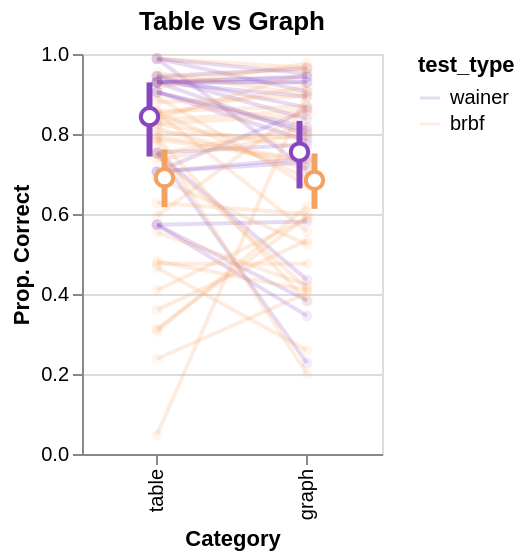

The cell this chart's notebook holds for it:
### Code cell
domain = ['table', 'graph']
color_domain = [ assessment_color_map['wainer'], assessment_color_map['brbf']]
test_domain = ['wainer', 'brbf']


chart = alt.Chart(
    table_graph_performance_means
).mark_line(opacity=0.2).encode(
    x='modality:N',
    y='value',
    detail='question_id',
    color=alt.Color('test_type', scale=alt.Scale(domain=test_domain, range=color_domain),)
)

point_plot = alt.Chart(
    table_graph_performance_means
).mark_circle(opacity=0.1).encode(
    x='modality:N',
    y='value',
    color=alt.Color('test_type',legend=None, scale=alt.Scale(domain=test_domain, range=color_domain)),
    size=alt.value(30)
)

offset_domain = [30, 45]

ci_point_plot =  alt.Chart(modality_ci_df).mark_line(strokeWidth=3, opacity=1).encode(
    x=alt.X('modality:N', title='Category', scale=alt.Scale(domain=domain)),
    y=alt.Y('mean:Q', title='Prop. Correct'),
    opacity=alt.value(1),
    xOffset=alt.XOffset('test_type', scale=alt.Scale(domain=test_domain, range=offset_domain)),
    color=alt.Color(
        'test_type', 
        scale=alt.Scale(domain=test_domain, range=color_domain),
        legend=None
    ),
) + alt.Chart(modality_ci_df).mark_rule(strokeWidth=3, opacity=1).encode(
    x=alt.X('modality:N'),
    y=alt.Y('ci_lower:Q'),
    y2='ci_upper:Q',
    xOffset=alt.XOffset('test_type', scale=alt.Scale(domain=test_domain, range=offset_domain)),
    color=alt.Color(
        'test_type', 
        scale=alt.Scale(domain=test_domain, range=color_domain),
        legend=None
    ),
    detail='modality'
) + alt.Chart(modality_ci_df).mark_point(filled=True, size=75, fill='white', strokeWidth=2).encode(
    x=alt.X('modality:N', title='Category', scale=alt.Scale(domain=domain)),
    y=alt.Y('mean:Q', title='Prop. Correct'),
    opacity=alt.value(1),
    xOffset=alt.XOffset('test_type', scale=alt.Scale(domain=test_domain, range=offset_domain)),
    stroke=alt.Color(
        'test_type', 
        scale=alt.Scale(domain=test_domain, range=color_domain),
        legend=None
    ),
    # detail='modality'
)

modality_plot = (chart + point_plot + ci_point_plot).resolve_scale(color='independent', xOffset='independent')
modality_plot = modality_plot.properties(width=150, height=200, title=f"Table vs Graph")
modality_plot.save("./figures/modality_performance.pdf")
modality_plot

### Figure 1 — Vega-Lite specification as saved in the notebook (floating-point values rounded to 4 significant figures)
{"config": {"view": {"continuousWidth": 300, "continuousHeight": 300}}, "layer": [{"mark": {"type": "line", "opacity": 0.2}, "encoding": {"color": {"field": "test_type", "scale": {"domain": ["wainer", "brbf"], "range": ["#8947BF", "#f4a261"]}, "type": "nominal"}, "detail": {"field": "question_id", "type": "nominal"}, "x": {"field": "modality", "type": "nominal"}, "y": {"field": "value", "type": "quantitative"}}}, {"mark": {"type": "circle", "opacity": 0.1}, "encoding": {"color": {"field": "test_type", "legend": null, "scale": {"domain": ["wainer", "brbf"], "range": ["#8947BF", "#f4a261"]}, "type": "nominal"}, "size": {"value": 30}, "x": {"field": "modality", "type": "nominal"}, "y": {"field": "value", "type": "quantitative"}}}, {"layer": [{"mark": {"type": "line", "opacity": 1, "strokeWidth": 3}, "encoding": {"color": {"field": "test_type", "legend": null, "scale": {"domain": ["wainer", "brbf"], "range": ["#8947BF", "#f4a261"]}, "type": "nominal"}, "opacity": {"value": 1}, "x": {"field": "modality", "scale": {"domain": ["table", "graph"]}, "title": "Category", "type": "nominal"}, "xOffset": {"field": "test_type", "scale": {"domain": ["wainer", "brbf"], "range": [30, 45]}, "type": "nominal"}, "y": {"field": "mean", "title": "Prop. Correct", "type": "quantitative"}}}, {"mark": {"type": "rule", "opacity": 1, "strokeWidth": 3}, "encoding": {"color": {"field": "test_type", "legend": null, "scale": {"domain": ["wainer", "brbf"], "range": ["#8947BF", "#f4a261"]}, "type": "nominal"}, "detail": {"field": "modality", "type": "nominal"}, "x": {"field": "modality", "type": "nominal"}, "xOffset": {"field": "test_type", "scale": {"domain": ["wainer", "brbf"], "range": [30, 45]}, "type": "nominal"}, "y": {"field": "ci_lower", "type": "quantitative"}, "y2": {"field": "ci_upper"}}}, {"mark": {"type": "point", "fill": "white", "filled": true, "size": 75, "strokeWidth": 2}, "encoding": {"opacity": {"value": 1}, "stroke": {"field": "test_type", "legend": null, "scale": {"domain": ["wainer", "brbf"], "range": ["#8947BF", "#f4a261"]}, "type": "nominal"}, "x": {"field": "modality", "scale": {"domain": ["table", "graph"]}, "title": "Category", "type": "nominal"}, "xOffset": {"field": "test_type", "scale": {"domain": ["wainer", "brbf"], "range": [30, 45]}, "type": "nominal"}, "y": {"field": "mean", "title": "Prop. Correct", "type": "quantitative"}}}], "data": {"name": "data-d2233c72d7734ab6d47073b025b658ea"}}], "data": {"name": "data-302494b29bb074e8adec3db9b4d1547b"}, "height": 200, "resolve": {"scale": {"color": "independent", "xOffset": "independent"}}, "title": "Table vs Graph", "width": 150, "$schema": "https://vega.github.io/schema/vega-lite/v5.16.3.json", "datasets": {"data-302494b29bb074e8adec3db9b4d1547b": [{"question_id": "How many months have less than 40mm of rain?bar", "test_type": "wainer", "modality": "graph", "value": 0.4353}, {"question_id": "How many months have less than 40mm of rain?line", "test_type": "wainer", "modality": "graph", "value": 0.2273}, {"question_id": "How many months have less than 40mm of rain?radial", "test_type": "wainer", "modality": "graph", "value": 0.7738}, {"question_id": "How many months have more rain than the average month?bar", "test_type": "wainer", "modality": "graph", "value": 0.8588}, {"question_id": "How many months have more rain than the average month?line", "test_type": "wainer", "modality": "graph", "value": 0.7391}, {"question_id": "How many months have more rain than the average month?radial", "test_type": "wainer", "modality": "graph", "value": 0.7294}, {"question_id": "How much does it rain in March?bar", "test_type": "wainer", "modality": "graph", "value": 0.9294}, {"question_id": "How much does it rain in March?line", "test_type": "wainer", "modality": "graph", "value": 0.7976}, {"question_id": "How much does it rain in March?radial", "test_type": "wainer", "modality": "graph", "value": 0.9294}, {"question_id": "In San Francisco, as the weather gets warmer, there is generally more rain.bar", "test_type": "wainer", "modality": "graph", "value": 0.8161}, {"question_id": "In San Francisco, as the weather gets warmer, there is generally more rain.line", "test_type": "wainer", "modality": "graph", "value": 0.7831}, {"question_id": "In San Francisco, as the weather gets warmer, there is generally more rain.radial", "test_type": "wainer", "modality": "graph", "value": 0.8072}, {"question_id": "In which season does each month have less rain than the month before?bar", "test_type": "wainer", "modality": "graph", "value": 0.5814}, {"question_id": "In which season does each month have less rain than the month before?line", "test_type": "wainer", "modality": "graph", "value": 0.3452}, {"question_id": "In which season does each month have less rain than the month before?radial", "test_type": "wainer", "modality": "graph", "value": 0.3837}, {"question_id": "Which month has 25 mm of rain?bar", "test_type": "wainer", "modality": "graph", "value": 0.9506}, {"question_id": "Which month has 25 mm of rain?line", "test_type": "wainer", "modality": "graph", "value": 0.7108}, {"question_id": "Which month has 25 mm of rain?radial", "test_type": "wainer", "modality": "graph", "value": 0.9059}, {"question_id": "Which season has more rain, the summer or the spring?bar", "test_type": "wainer", "modality": "graph", "value": 0.9438}, {"question_id": "Which season has more rain, the summer or the spring?line", "test_type": "wainer", "modality": "graph", "value": 0.8929}, {"question_id": "Which season has more rain, the summer or the spring?radial", "test_type": "wainer", "modality": "graph", "value": 0.9419}, {"question_id": "Which season has the most rain?bar", "test_type": "wainer", "modality": "graph", "value": 0.9643}, {"question_id": "Which season has the most rain?line", "test_type": "wainer", "modality": "graph", "value": 0.8375}, {"question_id": "Which season has the most rain?radial", "test_type": "wainer", "modality": "graph", "value": 0.8659}, {"question_id": "average-base-bg", "test_type": "brbf", "modality": "graph", "value": 0.4096}, {"question_id": "average-base-lg1", "test_type": "brbf", "modality": "graph", "value": 0.5341}, {"question_id": "average-base-sp", "test_type": "brbf", "modality": "graph", "value": 0.5238}, {"question_id": "average-modified-bg", "test_type": "brbf", "modality": "graph", "value": 0.4222}, {"question_id": "average-modified-lg1", "test_type": "brbf", "modality": "graph", "value": 0.5926}, {"question_id": "average-modified-sp", "test_type": "brbf", "modality": "graph", "value": 0.4024}, {"question_id": "intersection-base-bg", "test_type": "brbf", "modality": "graph", "value": 0.8171}, {"question_id": "intersection-base-lg1", "test_type": "brbf", "modality": "graph", "value": 0.8706}, {"question_id": "intersection-base-sp", "test_type": "brbf", "modality": "graph", "value": 0.7126}, {"question_id": "intersection-modified-bg", "test_type": "brbf", "modality": "graph", "value": 0.8989}, {"question_id": "intersection-modified-lg1", "test_type": "brbf", "modality": "graph", "value": 0.2}, {"question_id": "intersection-modified-sp", "test_type": "brbf", "modality": "graph", "value": 0.6706}, {"question_id": "max-base-bg", "test_type": "brbf", "modality": "graph", "value": 0.9762}, {"question_id": "max-base-lg1", "test_type": "brbf", "modality": "graph", "value": 0.8588}, {"question_id": "max-base-sp", "test_type": "brbf", "modality": "graph", "value": 0.869}, {"question_id": "max-modified-bg", "test_type": "brbf", "modality": "graph", "value": 0.8941}, {"question_id": "max-modified-lg1", "test_type": "brbf", "modality": "graph", "value": 0.381}, {"question_id": "max-modified-sp", "test_type": "brbf", "modality": "graph", "value": 0.5568}, {"question_id": "min-base-bg", "test_type": "brbf", "modality": "graph", "value": 0.9535}, {"question_id": "min-base-lg1", "test_type": "brbf", "modality": "graph", "value": 0.7356}, {"question_id": "min-base-sp", "test_type": "brbf", "modality": "graph", "value": 0.7326}, {"question_id": "min-modified-bg", "test_type": "brbf", "modality": "graph", "value": 0.9048}, {"question_id": "min-modified-lg1", "test_type": "brbf", "modality": "graph", "value": 0.4146}, {"question_id": "min-modified-sp", "test_type": "brbf", "modality": "graph", "value": 0.9186}, {"question_id": "trend-base-bg", "test_type": "brbf", "modality": "graph", "value": 0.9655}, {"question_id": "trend-base-lg1", "test_type": "brbf", "modality": "graph", "value": 0.8023}, {"question_id": "trend-base-sp", "test_type": "brbf", "modality": "graph", "value": 0.6905}, {"question_id": "trend-modified-bg", "test_type": "brbf", "modality": "graph", "value": 0.9639}, {"question_id": "trend-modified-lg1", "test_type": "brbf", "modality": "graph", "value": 0.8471}, {"question_id": "trend-modified-sp", "test_type": "brbf", "modality": "graph", "value": 0.7625}, {"question_id": "trendComp-base-bg", "test_type": "brbf", "modality": "graph", "value": 0.7901}, {"question_id": "trendComp-base-lg1", "test_type": "brbf", "modality": "graph", "value": 0.5882}, {"question_id": "trendComp-base-sp", "test_type": "brbf", "modality": "graph", "value": 0.619}, {"question_id": "trendComp-modified-bg", "test_type": "brbf", "modality": "graph", "value": 0.6}, {"question_id": "trendComp-modified-lg1", "test_type": "brbf", "modality": "graph", "value": 0.2588}, {"question_id": "trendComp-modified-sp", "test_type": "brbf", "modality": "graph", "value": 0.4756}, {"question_id": "How many months have less than 40mm of rain?bar", "test_type": "wainer", "modality": "table", "value": 0.7529}, {"question_id": "How many months have less than 40mm of rain?line", "test_type": "wainer", "modality": "table", "value": 0.7529}, {"question_id": "How many months have less than 40mm of rain?radial", "test_type": "wainer", "modality": "table", "value": 0.7529}, {"question_id": "How many months have more rain than the average month?bar", "test_type": "wainer", "modality": "table", "value": 0.7059}, {"question_id": "How many months have more rain than the average month?line", "test_type": "wainer", "modality": "table", "value": 0.7059}, {"question_id": "How many months have more rain than the average month?radial", "test_type": "wainer", "modality": "table", "value": 0.7059}, {"question_id": "How much does it rain in March?bar", "test_type": "wainer", "modality": "table", "value": 0.9294}, {"question_id": "How much does it rain in March?line", "test_type": "wainer", "modality": "table", "value": 0.9294}, {"question_id": "How much does it rain in March?radial", "test_type": "wainer", "modality": "table", "value": 0.9294}, {"question_id": "In San Francisco, as the weather gets warmer, there is generally more rain.bar", "test_type": "wainer", "modality": "table", "value": 0.9048}, {"question_id": "In San Francisco, as the weather gets warmer, there is generally more rain.line", "test_type": "wainer", "modality": "table", "value": 0.9048}, {"question_id": "In San Francisco, as the weather gets warmer, there is generally more rain.radial", "test_type": "wainer", "modality": "table", "value": 0.9048}, {"question_id": "In which season does each month have less rain than the month before?bar", "test_type": "wainer", "modality": "table", "value": 0.5732}, {"question_id": "In which season does each month have less rain than the month before?line", "test_type": "wainer", "modality": "table", "value": 0.5732}, {"question_id": "In which season does each month have less rain than the month before?radial", "test_type": "wainer", "modality": "table", "value": 0.5732}, {"question_id": "Which month has 25 mm of rain?bar", "test_type": "wainer", "modality": "table", "value": 0.9886}, {"question_id": "Which month has 25 mm of rain?line", "test_type": "wainer", "modality": "table", "value": 0.9886}, {"question_id": "Which month has 25 mm of rain?radial", "test_type": "wainer", "modality": "table", "value": 0.9886}, {"question_id": "Which season has more rain, the summer or the spring?bar", "test_type": "wainer", "modality": "table", "value": 0.9294}, {"question_id": "Which season has more rain, the summer or the spring?line", "test_type": "wainer", "modality": "table", "value": 0.9294}, {"question_id": "Which season has more rain, the summer or the spring?radial", "test_type": "wainer", "modality": "table", "value": 0.9294}, {"question_id": "Which season has the most rain?bar", "test_type": "wainer", "modality": "table", "value": 0.9438}, {"question_id": "Which season has the most rain?line", "test_type": "wainer", "modality": "table", "value": 0.9438}, {"question_id": "Which season has the most rain?radial", "test_type": "wainer", "modality": "table", "value": 0.9438}, {"question_id": "average-base-bg", "test_type": "brbf", "modality": "table", "value": 0.4824}, {"question_id": "average-base-lg1", "test_type": "brbf", "modality": "table", "value": 0.3605}, {"question_id": "average-base-sp", "test_type": "brbf", "modality": "table", "value": 0.6897}, {"question_id": "average-modified-bg", "test_type": "brbf", "modality": "table", "value": 0.5542}, {"question_id": "average-modified-lg1", "test_type": "brbf", "modality": "table", "value": 0.3133}, {"question_id": "average-modified-sp", "test_type": "brbf", "modality": "table", "value": 0.2381}, {"question_id": "intersection-base-bg", "test_type": "brbf", "modality": "table", "value": 0.75}, {"question_id": "intersection-base-lg1", "test_type": "brbf", "modality": "table", "value": 0.5955}, {"question_id": "intersection-base-sp", "test_type": "brbf", "modality": "table", "value": 0.814}, {"question_id": "intersection-modified-bg", "test_type": "brbf", "modality": "table", "value": 0.9524}, {"question_id": "intersection-modified-lg1", "test_type": "brbf", "modality": "table", "value": 0.7816}, {"question_id": "intersection-modified-sp", "test_type": "brbf", "modality": "table", "value": 0.8929}, {"question_id": "max-base-bg", "test_type": "brbf", "modality": "table", "value": 0.9167}, {"question_id": "max-base-lg1", "test_type": "brbf", "modality": "table", "value": 0.8353}, {"question_id": "max-base-sp", "test_type": "brbf", "modality": "table", "value": 0.8571}, {"question_id": "max-modified-bg", "test_type": "brbf", "modality": "table", "value": 0.8795}, {"question_id": "max-modified-lg1", "test_type": "brbf", "modality": "table", "value": 0.7901}, {"question_id": "max-modified-sp", "test_type": "brbf", "modality": "table", "value": 0.8537}, {"question_id": "min-base-bg", "test_type": "brbf", "modality": "table", "value": 0.8372}, {"question_id": "min-base-lg1", "test_type": "brbf", "modality": "table", "value": 0.7931}, {"question_id": "min-base-sp", "test_type": "brbf", "modality": "table", "value": 0.7865}, {"question_id": "min-modified-bg", "test_type": "brbf", "modality": "table", "value": 0.04819}, {"question_id": "min-modified-lg1", "test_type": "brbf", "modality": "table", "value": 0.75}, {"question_id": "min-modified-sp", "test_type": "brbf", "modality": "table", "value": 0.8488}, {"question_id": "trend-base-bg", "test_type": "brbf", "modality": "table", "value": 0.9881}, {"question_id": "trend-base-lg1", "test_type": "brbf", "modality": "table", "value": 0.7349}, {"question_id": "trend-base-sp", "test_type": "brbf", "modality": "table", "value": 0.8554}, {"question_id": "trend-modified-bg", "test_type": "brbf", "modality": "table", "value": 0.9398}, {"question_id": "trend-modified-lg1", "test_type": "brbf", "modality": "table", "value": 0.8256}, {"question_id": "trend-modified-sp", "test_type": "brbf", "modality": "table", "value": 0.8256}, {"question_id": "trendComp-base-bg", "test_type": "brbf", "modality": "table", "value": 0.8025}, {"question_id": "trendComp-base-lg1", "test_type": "brbf", "modality": "table", "value": 0.4096}, {"question_id": "trendComp-base-sp", "test_type": "brbf", "modality": "table", "value": 0.3068}, {"question_id": "trendComp-modified-bg", "test_type": "brbf", "modality": "table", "value": 0.6279}, {"question_id": "trendComp-modified-lg1", "test_type": "brbf", "modality": "table", "value": 0.4659}, {"question_id": "trendComp-modified-sp", "test_type": "brbf", "modality": "table", "value": 0.4756}], "data-d2233c72d7734ab6d47073b025b658ea": [{"modality": "graph", "mean": 0.7549, "ci_upper": 0.8329, "ci_lower": 0.6638, "test_type": "wainer"}, {"modality": "table", "mean": 0.8433, "ci_upper": 0.929, "ci_lower": 0.7437, "test_type": "wainer"}, {"modality": "graph", "mean": 0.6842, "ci_upper": 0.7513, "ci_lower": 0.613, "test_type": "brbf"}, {"modality": "table", "mean": 0.6907, "ci_upper": 0.7616, "ci_lower": 0.617, "test_type": "brbf"}]}}
